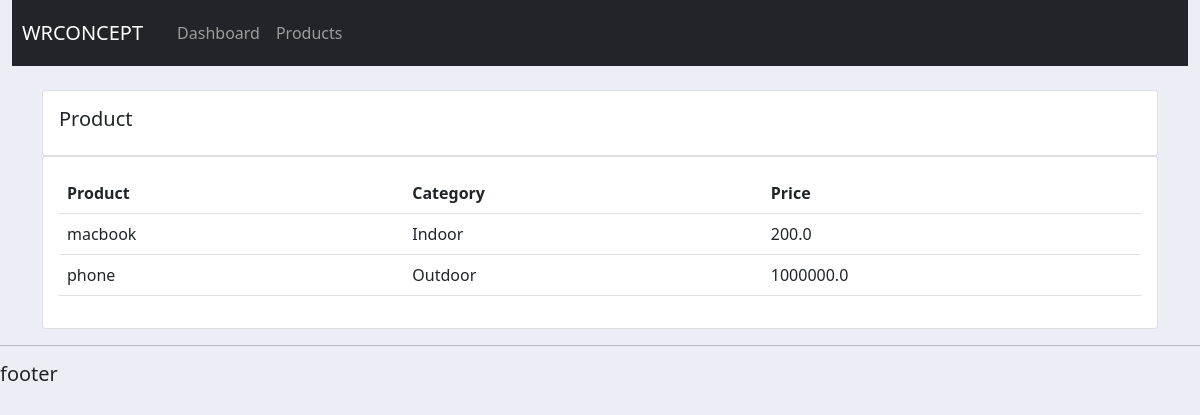
The app's page /product/ with its own data.
### accounts/models.py (models this page shows, shortened)
class Product(models.Model):
	CATEGORY = (
		('Indoor', 'Indoor'),
		('Outdoor', 'Outdoor'),
		)
	name = models.CharField(max_length=200, null=True)
	price = models.FloatField(null=True)
	category = models.CharField(max_length=200, null=True, choices=CATEGORY)
	description = models.CharField(max_length=200, null=True, blank=True)
	date_created = models.DateTimeField(auto_now_add=True, null=True)
	tag = models.ManyToManyField(Tag)

### accounts/views.py (the view)
# urls.py: path('product/', views.products, name="products"),
def products(request):
	products = Product.objects.all()
	return render(request,'accounts/product.html', {'products':products})

### accounts/templates/accounts/product.html
	{% extends 'accounts/main.html' %}
	{% block content %}
	<div class="container">
		<br>
		<div class="row">
			<div col-md>
				<div class="card card-body">
					<h5>Product</h5>
				</div>
				<div class="card card-body">
					<table class="table">
						<tr>
							<th>Product</th>
							<th>Category</th>
							<th>Price</th>
						</tr>
						{% for i in products %}
							<tr>
								<td>{{i.name}}</td>
								<td>{{i.category}}</td>
								<td>{{i.price}}</td>
							</tr>
						{% endfor %}
					</table>
				</div>
			</div>
		</div>
    </div>
	{% endblock %}

### static/css/main.css (style rules this page uses)
body { background-color: #ebeff5; }

### records on screen
Product: name "macbook", category "Indoor", price "200.0"
Product: name "phone", category "Outdoor", price "1000000.0"
